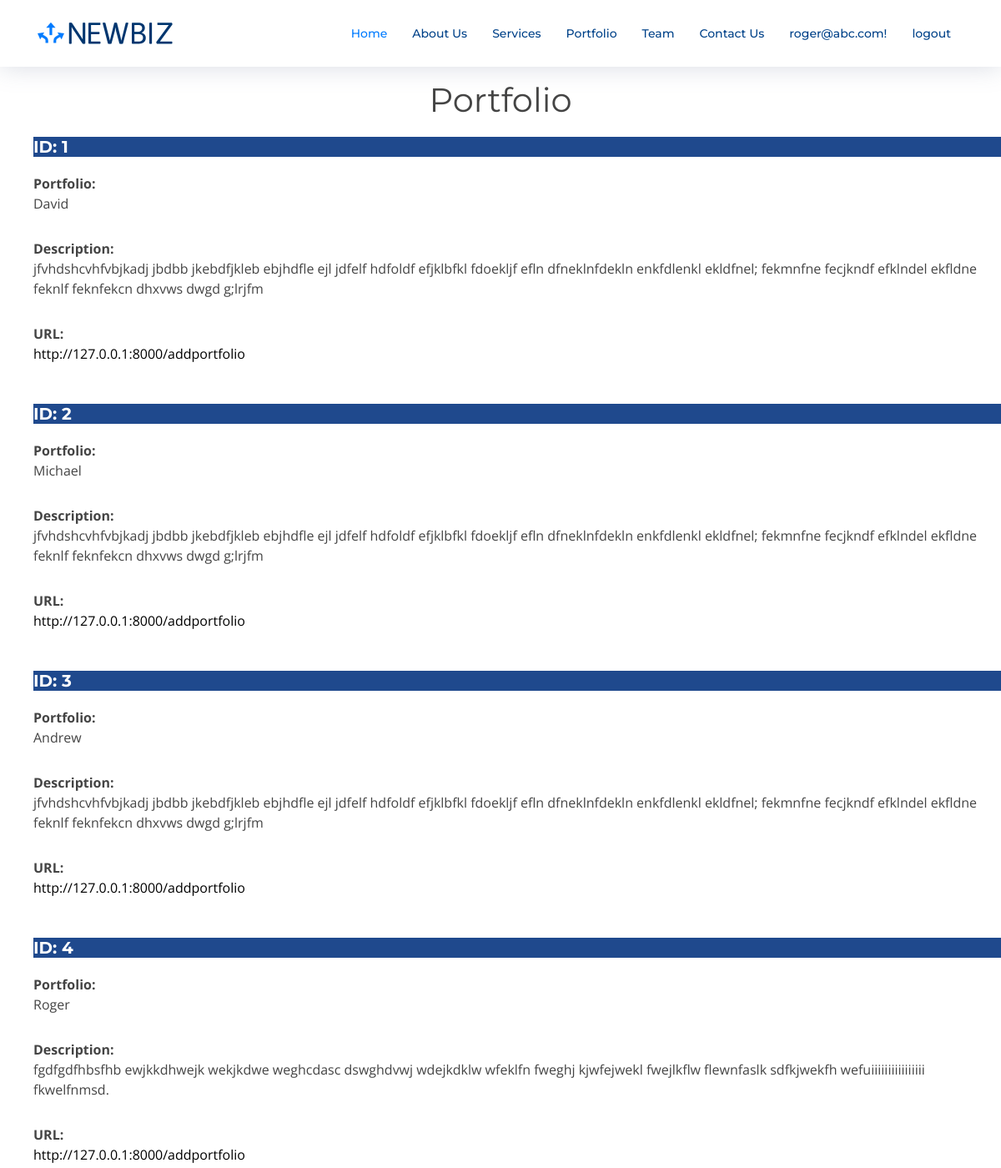
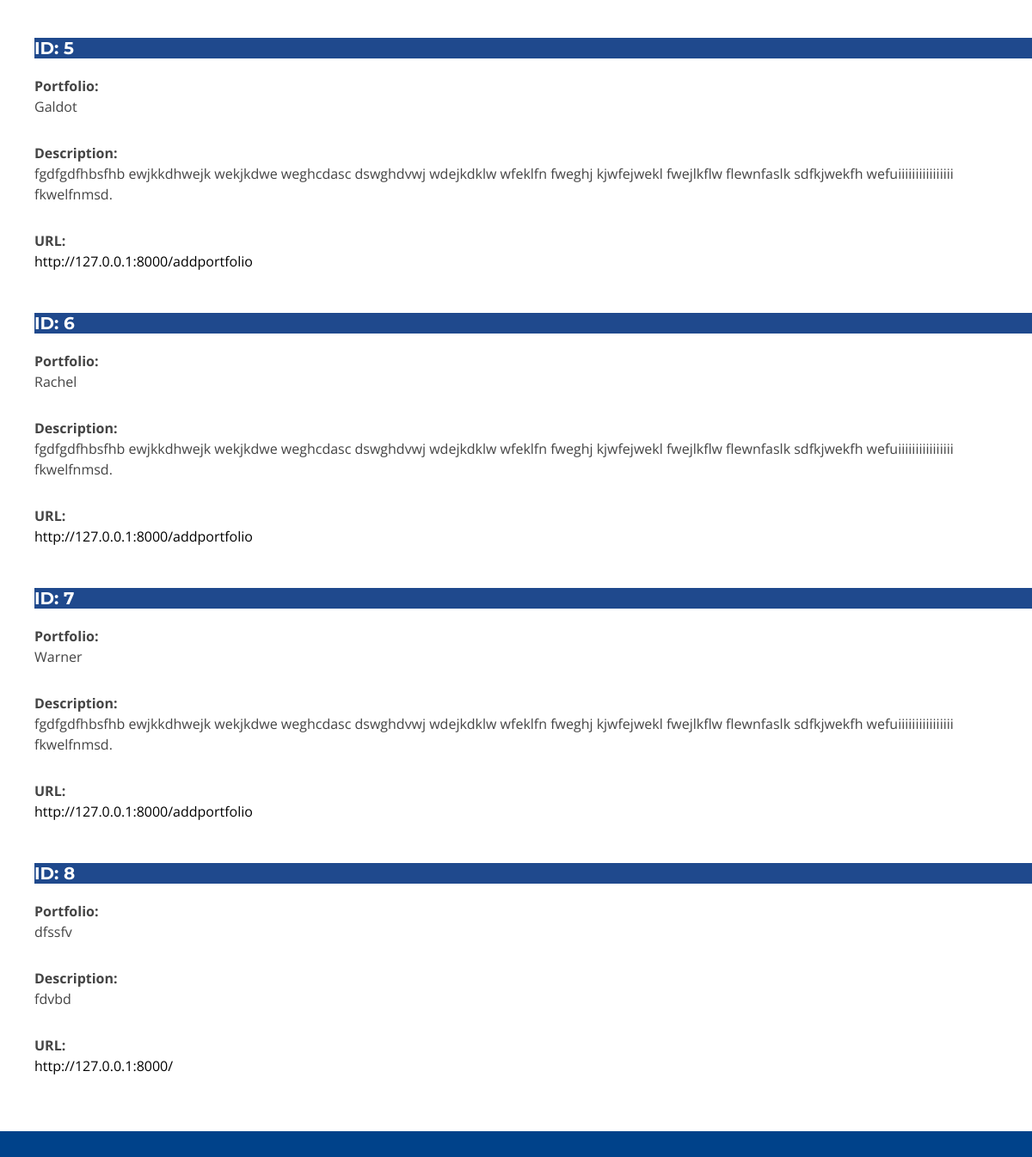
The app's page /showportfolio (signed in) with its own data (2 pictures, top to bottom).
### polls/models.py (models this page shows, shortened)
class Portfolio(models.Model):
    id = models.AutoField(primary_key=True)
    portfolio = models.CharField(max_length=500)
    description = models.CharField(max_length=2000)
    url = models.URLField()

### polls/classviews.py (the view)
# urls.py: path('showportfolio',login_required(PortfolioView.as_view()), name='showportfolio'),
class PortfolioView(ListView):
    model=Portfolio

### mysite/templates/polls/portfolio_list.html (shortened to what this page needs)
{% extends 'polls/layout.html' %}
    {% block content %}
<br><br><br><br>
    <h1 align="center">Portfolio</h1>
<ul>
  <div margin-left="50px">
    {% for portfolio in object_list %}
    <h5 class="text" style="background-color: #1f498d; color: white"><b>ID: {{ portfolio.id }}</b></h5>
      <b>Portfolio:</b><p>{{ portfolio.portfolio }}</p>
      <b>Description:</b> <p>{{ portfolio.description }}</p>
      <b>URL:</b> <br><a href="{{ portfolio.url }}" style="color: black">{{ portfolio.url }} </a>
      <br><br><br>
    {% endfor %}
  </div>
</ul>
{% endblock %}

### mysite/templates/polls/layout.html (shortened to what this page needs)
{% load static %}
<!DOCTYPE html>
<html lang="en">
<head>
  <link href="{% static 'lib/bootstrap/css/bootstrap.min.css' %}" rel="stylesheet">
  <link href="{% static 'lib/font-awesome/css/font-awesome.min.css' %}" rel="stylesheet">
  <link href="{% static 'lib/animate/animate.min.css' %}" rel="stylesheet">
  <link href="{% static 'lib/ionicons/css/ionicons.min.css' %}" rel="stylesheet">
  <link href="{% static 'lib/owlcarousel/assets/owl.carousel.min.css' %}" rel="stylesheet">
  <link href="{% static 'lib/lightbox/css/lightbox.min.css' %}" rel="stylesheet">
  <link href="{% static 'css/style.css' %}" rel="stylesheet">
<body>
 <div>
    {% include "includes/header.html" %}
  </div>
  <main id="main">
  {% block content %}{% endblock %}
  {% include "includes/footer.html" %}
</body>
</html>

### mysite/templates/includes/header.html
{% load static %}
<header id="header" class="fixed-top">
        <div class="container">
          <div class="logo float-left">
            <a href="#intro" class="scrollto"><img src="{% static 'img/logo.png' %}" alt="" class="img-fluid"></a>
          </div>
          {% include "includes/nav.html" %}
        </div>
      </header>

### mysite/templates/includes/nav.html
{% load static %}
<nav class="main-nav float-right d-none d-lg-block">
        <ul>
          <li class="active"><a href="/#intro">Home</a></li>
          <li><a href="/#about">About Us</a></li>
          <li><a href="/#services">Services</a></li>
          <li><a href="/#portfolio">Portfolio</a></li>
          <li><a href="/#team">Team</a></li>
          <li><a href="/#contact">Contact Us</a></li>
          {% if user.is_authenticated %}
          <li><a href="{% url 'profile' %}">{{ user.username }}!</a></li>
          <li><a href="{% url 'logout' %}">logout</a><li>
          {% else %}
          <li><a href="{% url 'login' %}">login</a></li>
          {% endif %}
        </ul>
      </nav>

### mysite/templates/includes/footer.html (shortened to what this page needs)
{% load static %}
<footer id="footer">
      </footer>

### polls/static/css/style.css (style rules this page uses)
body { background: #fff; color: #444; font-family: "Open Sans", sans-serif; }
a { color: #007bff; transition: 0.5s; }
p { padding: 0; margin: 0 0 30px 0; }
h1, h2, h3, h4, h5, h6 { font-family: "Montserrat", sans-serif; font-weight: 400; margin: 0 0 20px 0; padding: 0; }
#header { height: 80px; transition: all 0.5s; z-index: 997; transition: all 0.5s; padding: 20px 0; background: #fff; box-shadow: 0px 0px 30px rgba(127, 137, 161, 0.3); }
#header .logo img { padding: 0; margin: 7px 0; max-height: 26px; }
.main-nav, .main-nav * { margin: 0; padding: 0; list-style: none; }
.main-nav > ul > li { position: relative; white-space: nowrap; float: left; }
.main-nav a { display: block; position: relative; color: #004289; padding: 10px 15px; transition: 0.3s; font-size: 14px; font-family: "Montserrat", sans-serif; font-weight: 500; }
.main-nav a:hover, .main-nav .active > a, .main-nav li:hover > a { color: #007bff; text-decoration: none; }
.mobile-nav { position: fixed; top: 0; bottom: 0; z-index: 9999; overflow-y: auto; left: -260px; width: 260px; padding-top: 18px; background: rgba(19, 39, 57, 0.8); transition: 0.4s; }
.mobile-nav * { margin: 0; padding: 0; list-style: none; }
.mobile-nav a { display: block; position: relative; color: #fff; padding: 10px 20px; font-weight: 500; }
.mobile-nav a:hover, .mobile-nav .active > a, .mobile-nav li:hover > a { color: #74b5fc; text-decoration: none; }
#footer { background: #00428a; padding: 0 0 30px 0; color: #eee; font-size: 14px; }

### records on screen
Portfolio: id "1", portfolio "David", description "jfvhdshcvhfvbjkadj jbdbb jkebdfjkleb ebjhdfle ejl jdfelf hdfoldf efjklbfkl fdoekljf efln dfneklnfdekln enkfdlenkl ekldfnel; fekmnfne fecjkndf efklndel ekfldne feknlf feknfekcn dhxvws dwgd g;lrjfm", url "http://127.0.0.1:8000/addportfolio"
Portfolio: id "2", portfolio "Michael", description "jfvhdshcvhfvbjkadj jbdbb jkebdfjkleb ebjhdfle ejl jdfelf hdfoldf efjklbfkl fdoekljf efln dfneklnfdekln enkfdlenkl ekldfnel; fekmnfne fecjkndf efklndel ekfldne feknlf feknfekcn dhxvws dwgd g;lrjfm", url "http://127.0.0.1:8000/addportfolio"
Portfolio: id "3", portfolio "Andrew", description "jfvhdshcvhfvbjkadj jbdbb jkebdfjkleb ebjhdfle ejl jdfelf hdfoldf efjklbfkl fdoekljf efln dfneklnfdekln enkfdlenkl ekldfnel; fekmnfne fecjkndf efklndel ekfldne feknlf feknfekcn dhxvws dwgd g;lrjfm", url "http://127.0.0.1:8000/addportfolio"
Portfolio: id "4", portfolio "Roger", description "fgdfgdfhbsfhb ewjkkdhwejk wekjkdwe weghcdasc dswghdvwj wdejkdklw wfeklfn fweghj kjwfejwekl fwejlkflw flewnfaslk sdfkjwekfh wefuiiiiiiiiiiiiiiii fkwelfnmsd.", url "http://127.0.0.1:8000/addportfolio"
Portfolio: id "5", portfolio "Galdot", description "fgdfgdfhbsfhb ewjkkdhwejk wekjkdwe weghcdasc dswghdvwj wdejkdklw wfeklfn fweghj kjwfejwekl fwejlkflw flewnfaslk sdfkjwekfh wefuiiiiiiiiiiiiiiii fkwelfnmsd.", url "http://127.0.0.1:8000/addportfolio"
Portfolio: id "6", portfolio "Rachel", description "fgdfgdfhbsfhb ewjkkdhwejk wekjkdwe weghcdasc dswghdvwj wdejkdklw wfeklfn fweghj kjwfejwekl fwejlkflw flewnfaslk sdfkjwekfh wefuiiiiiiiiiiiiiiii fkwelfnmsd.", url "http://127.0.0.1:8000/addportfolio"
Portfolio: id "7", portfolio "Warner", description "fgdfgdfhbsfhb ewjkkdhwejk wekjkdwe weghcdasc dswghdvwj wdejkdklw wfeklfn fweghj kjwfejwekl fwejlkflw flewnfaslk sdfkjwekfh wefuiiiiiiiiiiiiiiii fkwelfnmsd.", url "http://127.0.0.1:8000/addportfolio"
Portfolio: id "8", portfolio "dfssfv", description "fdvbd", url "http://127.0.0.1:8000/"

### other values on screen
{{ user.username }} "roger@abc.com"
